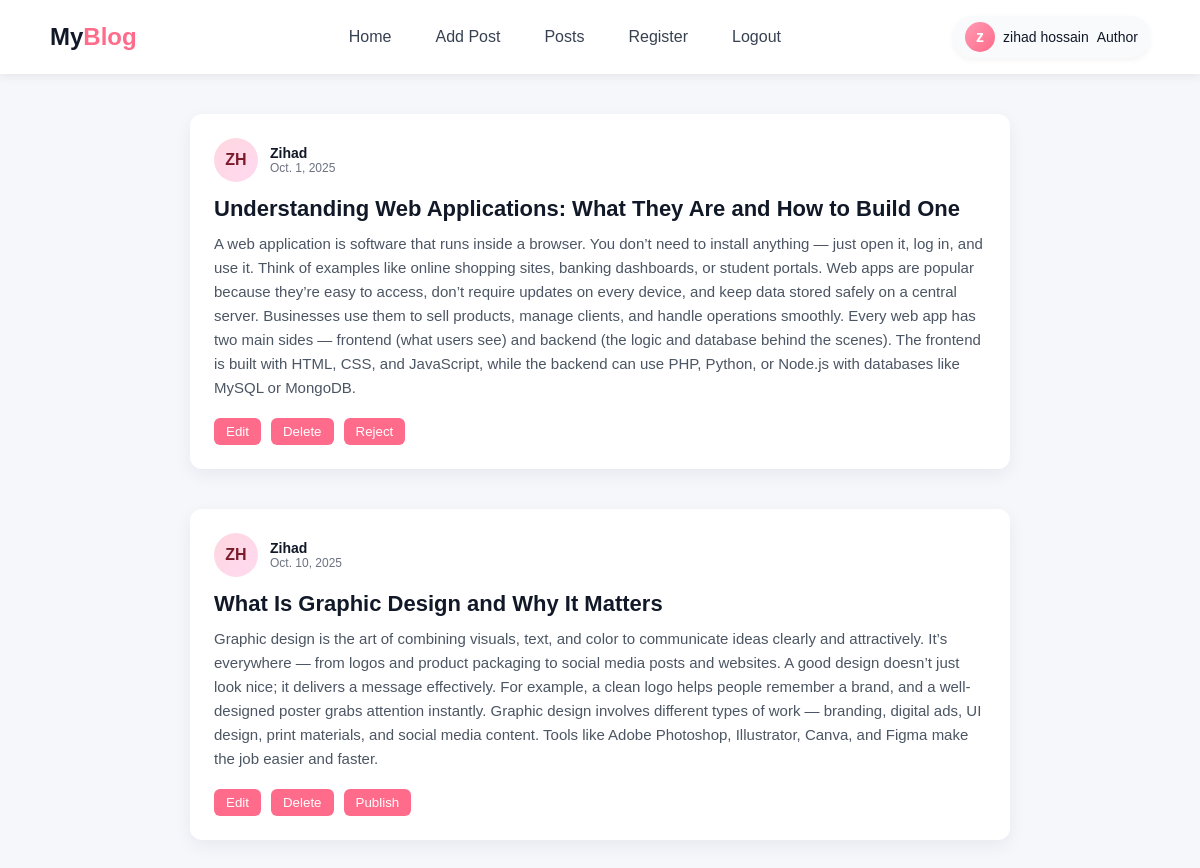
/homePage/ (signed in), run on the app's committed database.
### blog_app/models.py (models this page shows, shortened)
class UserInfoModel(AbstractUser):
    user=[
        ('Author','Author' ),
        ('Admin','Admin'),
    ]
    full_name=models.CharField(max_length=100,null=True)
    user_type=models.CharField(choices=user , max_length=30,null=True)

class PostModel(models.Model):
    cat=[
        ('Technology','Technology'),
        ('Lifestyle','Lifestyle'),
        ('Business','Business'),
    ]
    status=[
        ('Pending','Pending'),
        ('Publish','Publish'),
        ('Reject','Reject'),
    ]
    title=models.CharField(max_length=100,null=True)
    content=models.CharField(max_length=300,null=True)
    category=models.CharField(choices=cat, max_length=30,null=True)
    status=models.CharField(choices=cat,default='Pending', max_length=30,null=True)
    image=models.ImageField(null=True,upload_to='media/image')
    published_date=models.DateField(null=True)
    updated_at=models.DateField(auto_now_add=True)
    created_by=models.ForeignKey(UserInfoModel, on_delete=models.CASCADE,null=True)

### blog_app/views.py (the view)
# urls.py: path('homePage/',homePage,name='homePage'),
@login_required
def homePage(request):
    if request.user.user_type == 'Admin':
        post=PostModel.objects.all()
    else:
        post=PostModel.objects.filter(created_by=request.user)
    context={
        'post':post
    }
    return render(request,'master/base.html',context)

### template/master/base.html (shortened to what this page needs)
<!DOCTYPE html>
<html lang="en">
<head>
</head>
<body>
{% include 'master/nav.html' %}
{% block body %}
{% for i in post %}
<div class="blog-container">
  <article class="blog-card">
    <div class="meta-row">
      <div class="avatar">ZH</div>
      <div class="meta-text">
        <div class="author">Zihad</div>
        <div class="date">{{i.published_date}}</div>
      </div>
    </div>
    <h2 class="post-title">{{i.title}}</h2>
    <div class="post-content">{{i.content}}</div>
    <div class="controls">
      {% if request.user.user_type == 'Author' %}
      <button class="btn primary"><a href="{% url 'postEdit' i.id %}">Edit</a></button>
      <button class="btn"><a href="{% url 'postDlt' i.id %}">Delete</a></button>
      {% endif %}
      <button class="btn">{{i.status}}</button>
    </div>
  </article>
</div>
{% endfor %}
{% endblock body %}
</body>
</html>

### template/master/nav.html
<nav class="navbar">
  <div class="nav-container">
    <div class="nav-logo">
      <a href="{% url 'homePage' %}">My<span>Blog</span></a>
    </div>
    <ul class="nav-links">
      <li><a href="{% url 'homePage' %}">Home</a></li>
      {% if request.user.user_type == 'Author' %}
      <li><a href="{% url 'addPage' %}">Add Post</a></li>
      {% endif %}
      <li><a href="{% url 'postPage' %}">Posts</a></li>
      <li><a href="{% url 'registerPage' %}">Register</a></li>
      <li><a href="{% url 'logoutPage' %}">Logout</a></li>
    </ul>
    <div class="nav-user">
      <div class="user-avatar">{{ request.user.full_name|slice:":1" }}</div>
      <span class="user-name">{{ request.user.full_name }}</span>
      <span class="user-name">{{request.user.user_type}}</span>
    </div>
  </div>
</nav>

### template/master/base.html (style rules this page uses)
body { margin: 0; padding: 0; font-family: "Poppins", sans-serif; background-color: #f5f7fb; color: #111827; }
h2, p { margin: 10px; }
:root { --card-bg: #ffffff; --accent: #ff6b8a; --muted: #6b7280; --shadow: 0 6px 18px rgba(20,20,50,0.06); --radius: 12px; --gap: 14px; }
nav.navbar { background-color: #fff; box-shadow: 0 2px 10px rgba(0,0,0,0.08); position: sticky; top: 0; z-index: 1000; }
.nav-container { max-width: 1100px; margin: 0 auto; display: flex; justify-content: space-between; align-items: center; padding: 12px 24px; }
.nav-logo a { font-size: 24px; font-weight: 700; color: #111827; text-decoration: none; }
.nav-logo a span { color: var(--accent); }
.nav-links { display: flex; list-style: none; gap: 20px; }
.nav-links li a { text-decoration: none; color: #374151; font-weight: 500; padding: 8px 12px; border-radius: 8px; transition: all 0.3s ease; }
.nav-user { display: flex; align-items: center; gap: 8px; background-color: #f9fafb; padding: 6px 12px; border-radius: 20px; box-shadow: 0 2px 6px rgba(0,0,0,0.05); }
.user-avatar { background: linear-gradient(135deg, #ff9bb3, #ff6b8a); color: white; width: 30px; height: 30px; border-radius: 50%; display: flex; justify-content: center; align-items: center; font-weight: 600; }
.user-name { font-size: 14px; color: #111827; font-weight: 500; }
.blog-container { width: 100%; max-width: 820px; margin: 40px auto; }
.blog-card { background: var(--card-bg); border-radius: var(--radius); box-shadow: var(--shadow); padding: 24px; box-sizing: border-box; transition: transform 0.3s ease, box-shadow 0.3s ease; }
.meta-row { display: flex; align-items: center; gap: 12px; margin-bottom: var(--gap); }
.avatar { width: 44px; height: 44px; border-radius: 50%; background: linear-gradient(135deg, #ffd7e0, #ffd9f0); display: flex; align-items: center; justify-content: center; font-weight: 600; color: #7a1b2b; }
.meta-text { display: flex; flex-direction: column; }
.author { font-size: 14px; font-weight: 600; }
.date { font-size: 12px; color: var(--muted); }
.post-title { font-size: 22px; margin: 10px 0; }
.post-content { font-size: 15px; line-height: 1.6; margin-bottom: 18px; color: #4b5563; }
.controls { display: flex; gap: 10px; flex-wrap: wrap; align-items: center; }
.btn { border: 0; padding: 9px 14px; border-radius: 10px; font-weight: 600; cursor: pointer; background: #f3f4f6; color: #111827; }
.btn.primary { background: var(--accent); color: #fff; }
.btn a { text-decoration: none; color: inherit; }
a.btn, button.btn { display: inline-block; text-decoration: none; background-color: #ff6b8a; color: #fff; padding: 6px 12px; border-radius: 6px; font-weight: 500; transition: background 0.2s ease, transform 0.2s ease; }

### data on the page
UserInfoModel: user.full_name "z", user.full_name "zihad hossain", user.user_type "Author"
PostModel: published_date "Oct. 1, 2025", title "Understanding Web Applications: What They Are and How to Build One", content "A web application is software that runs inside a browser. You don’t need to install anything — just open it, log in, and use it. Think of examples like online shopping sites, banking dashboards, or student portals. Web apps are popular because they’re easy to access, don’t require updates on every device, and keep data stored safely on a central server. Businesses use them to sell products, manage clients, and handle operations smoothly. Every web app has two main sides — frontend (what users see) and backend (the logic and database behind the scenes). The frontend is built with HTML, CSS, and JavaScript, while the backend can use PHP, Python, or Node.js with databases like MySQL or MongoDB.", status "Reject"
PostModel: published_date "Oct. 10, 2025", title "What Is Graphic Design and Why It Matters", content "Graphic design is the art of combining visuals, text, and color to communicate ideas clearly and attractively. It’s everywhere — from logos and product packaging to social media posts and websites. A good design doesn’t just look nice; it delivers a message effectively. For example, a clean logo helps people remember a brand, and a well-designed poster grabs attention instantly. Graphic design involves different types of work — branding, digital ads, UI design, print materials, and social media content. Tools like Adobe Photoshop, Illustrator, Canva, and Figma make the job easier and faster.", status "Publish"
